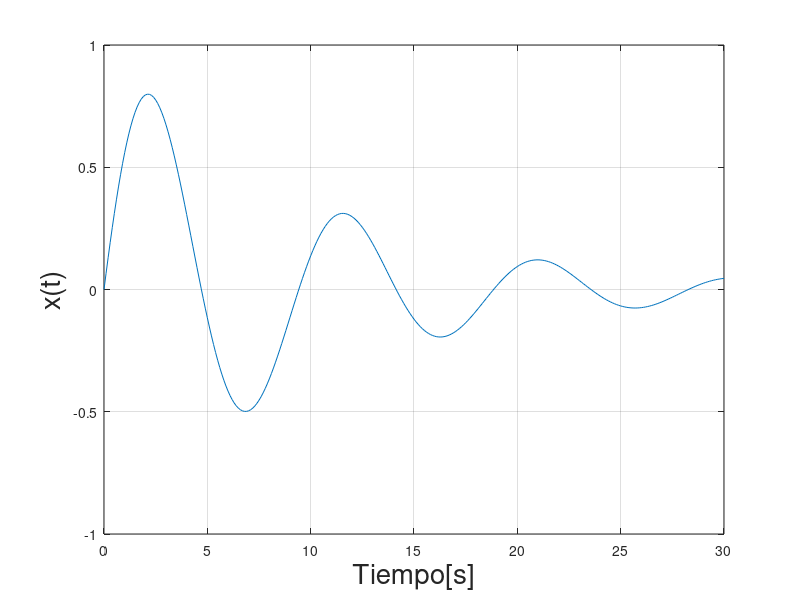

Reproduce this figure in MATLAB.
t=(0:0.1:30);

x=exp( -0.1 * t).* sin( 2/3 * t);

plot(t,x);

axis([0,30,-1,1])

grid

xlabel('Tiempo[s]','fontsize',20)
ylabel('x(t)','fontsize',20)


